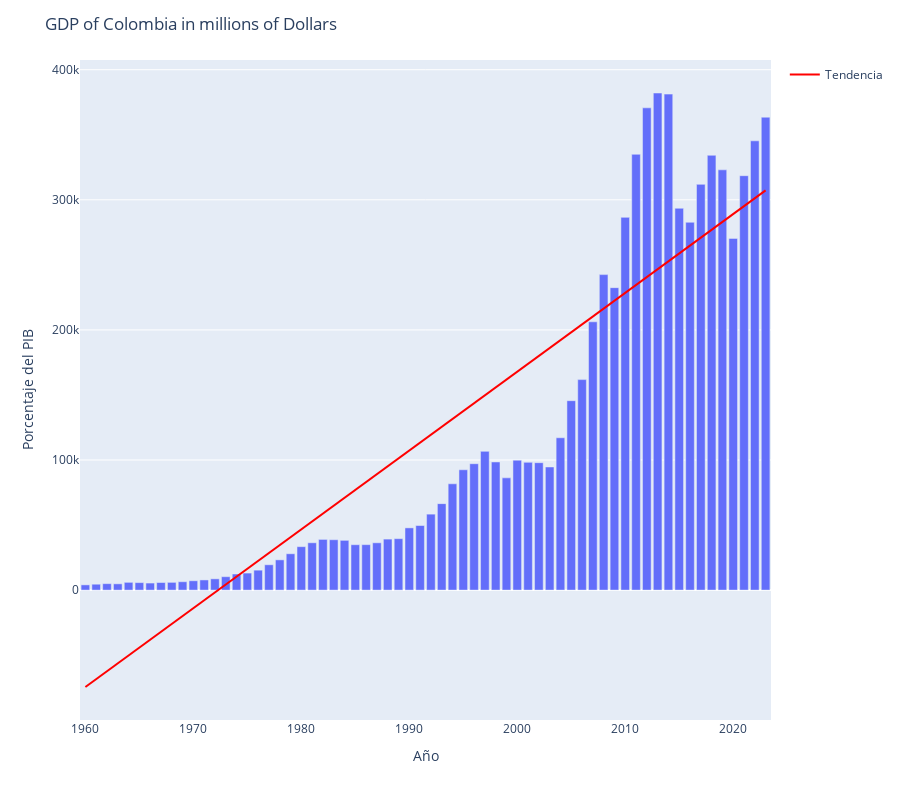

The code cell stored with this chart in its notebook:
### Markdown cell above
## Analysis GDP Of Colombia

### Code cell
fig = px.bar(df_data,
             x='year',
             y='total_gdp_million',)

# Calcular la línea de tendencia
z = np.polyfit(df_data['year'], df_data['total_gdp_million'], 1)
p = np.poly1d(z)

# Agregar la línea de tendencia al gráfico
fig.add_trace(go.Scatter(
    x=df_data['year'],
    y=p(df_data['year']),
    mode='lines',
    name='Tendencia',
    line=dict(color='red')
))

fig.update_layout(title='GDP of Colombia in millions of Dollars ',
                 xaxis_title='Año',
                 yaxis_title='Porcentaje del PIB',
                 height=height)

if kaggle:
    fig.show(renderer='iframe_connected')
else:
    fig.show()
